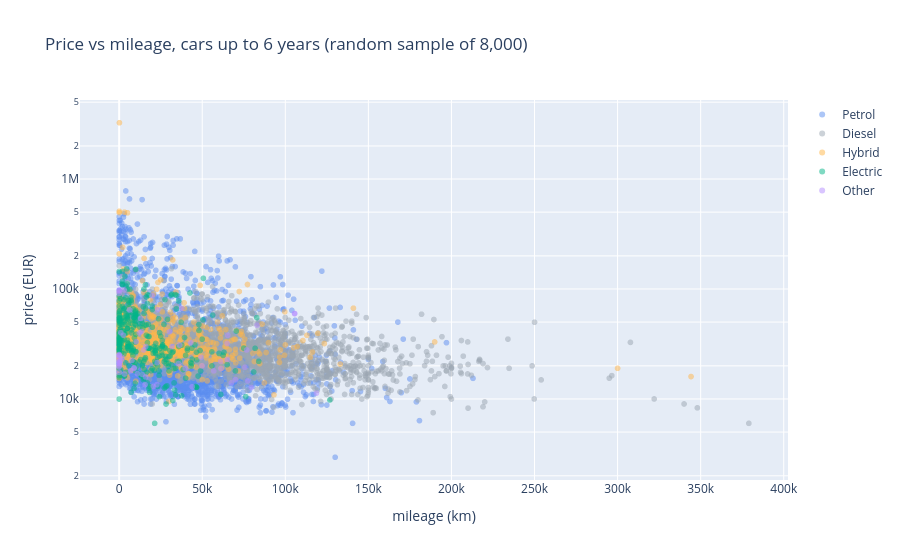

Here is the notebook cell this chart was saved with:
### Markdown cell above
**What we see (log scale, so a straight line = a constant % loss per year):**
- Electric cars start **higher** than petrol (about 46,000 vs 30,000 EUR when under 1 year old) and their line is **steeper**.
- Between age 3 and 5 the order flips: at 4-5 years the electric median (about 20,000 EUR) is already *below* petrol (about 21,000 EUR),
  and at 5-6 years it is about 18,000 EUR against 19,000 (petrol) and 24,000 (diesel).
- The electric line is based on few cars after 6-7 years (it ends at 9-10 years, where the buckets are thin), so we do not trust it beyond that.

This is the picture of our hypothesis, but it is **not yet a proof**: electric cars also differ in mileage and brand mix. Next, the other variables.

---
# 4. Price vs mileage and correlations

### Code cell
sample = df[df["age_years"] <= 6].sample(8000, random_state=42)
fig = px.scatter(sample, x="mileage_in_km", y="price_in_euro", color="fuel_group", log_y=True, opacity=0.5,
                 color_discrete_map=FUEL_COLORS, category_orders={"fuel_group": FUEL_ORDER},
                 title="Price vs mileage, cars up to 6 years (random sample of 8,000)",
                 labels={"mileage_in_km": "mileage (km)", "price_in_euro": "price (EUR)", "fuel_group": ""})
fig.show()

### Figure 1 — Plotly figure (JSON) as saved in the notebook; plotly's stock layout.template omitted (floating-point values rounded to 4 significant figures; data arrays with more than 128 entries replaced by an {"elided": "..."} marker saying what was removed)
{"data": [{"hovertemplate": "=Petrol<br>mileage (km)=%{x}<br>price (EUR)=%{y}<extra></extra>", "legendgroup": "Petrol", "marker": {"color": "#5B8DEF", "opacity": 0.5, "symbol": "circle"}, "mode": "markers", "name": "Petrol", "showlegend": true, "type": "scattergl", "x": {"elided": "4558 float values"}, "xaxis": "x", "y": {"elided": "4558 int values"}, "yaxis": "y"}, {"hovertemplate": "=Diesel<br>mileage (km)=%{x}<br>price (EUR)=%{y}<extra></extra>", "legendgroup": "Diesel", "marker": {"color": "#9AA5B1", "opacity": 0.5, "symbol": "circle"}, "mode": "markers", "name": "Diesel", "showlegend": true, "type": "scattergl", "x": {"elided": "2280 float values"}, "xaxis": "x", "y": {"elided": "2280 int values"}, "yaxis": "y"}, {"hovertemplate": "=Hybrid<br>mileage (km)=%{x}<br>price (EUR)=%{y}<extra></extra>", "legendgroup": "Hybrid", "marker": {"color": "#FFB547", "opacity": 0.5, "symbol": "circle"}, "mode": "markers", "name": "Hybrid", "showlegend": true, "type": "scattergl", "x": {"elided": "754 float values"}, "xaxis": "x", "y": {"elided": "754 int values"}, "yaxis": "y"}, {"hovertemplate": "=Electric<br>mileage (km)=%{x}<br>price (EUR)=%{y}<extra></extra>", "legendgroup": "Electric", "marker": {"color": "#00B386", "opacity": 0.5, "symbol": "circle"}, "mode": "markers", "name": "Electric", "showlegend": true, "type": "scattergl", "x": {"elided": "341 float values"}, "xaxis": "x", "y": {"elided": "341 int values"}, "yaxis": "y"}, {"hovertemplate": "=Other<br>mileage (km)=%{x}<br>price (EUR)=%{y}<extra></extra>", "legendgroup": "Other", "marker": {"color": "#B48CFF", "opacity": 0.5, "symbol": "circle"}, "mode": "markers", "name": "Other", "showlegend": true, "type": "scattergl", "x": [2500.0, 31790.0, 43100.0, 20620.0, 6900.0, 10.0, 56940.0, 1595.0, 67500.0, 10.0, 35700.0, 44000.0, 23350.0, 118700.0, 30330.0, 36360.0, 13000.0, 13500.0, 65000.0, 79500.0, 49950.0, 16000.0, 1000.0, 1001.0, 12200.0, 9000.0, 0.0, 20.0, 19800.0, 39750.0, 10.0, 10.0, 14750.0, 77400.0, 105600.0, 82990.0, 49210.0, 10.0, 65360.0, 15.0, 3000.0, 50.0, 150.0, 10370.0, 14000.0, 22900.0, 76760.0, 22700.0, 6300.0, 20.0, 5.0, 9000.0, 7.0, 15600.0, 75680.0, 20.0, 10.0, 61100.0, 3177.0, 15900.0, 105600.0, 70000.0, 11000.0, 65000.0, 37630.0, 7700.0, 61150.0], "xaxis": "x", "y": [37990, 29980, 32490, 12986, 17990, 24790, 17990, 23970, 14000, 17445, 20990, 12900, 64800, 11300, 40900, 30900, 53990, 41000, 31950, 12700, 19989, 29990, 22390, 39990, 39900, 19190, 21060, 91290, 86999, 18950, 21900, 95945, 27900, 14600, 59800, 46890, 23950, 21940, 37900, 24990, 97990, 97890, 21340, 33220, 16720, 21450, 27890, 13490, 64500, 19980, 19599, 18990, 23499, 13490, 19399, 20980, 25349, 18900, 16850, 15880, 59800, 14990, 16990, 22900, 66800, 22470, 21950], "yaxis": "y"}], "layout": {"legend": {"title": {"text": ""}, "tracegroupgap": 0}, "title": {"text": "Price vs mileage, cars up to 6 years (random sample of 8,000)"}, "xaxis": {"anchor": "y", "domain": [0.0, 1.0], "title": {"text": "mileage (km)"}}, "yaxis": {"anchor": "x", "domain": [0.0, 1.0], "title": {"text": "price (EUR)"}, "type": "log"}}}
